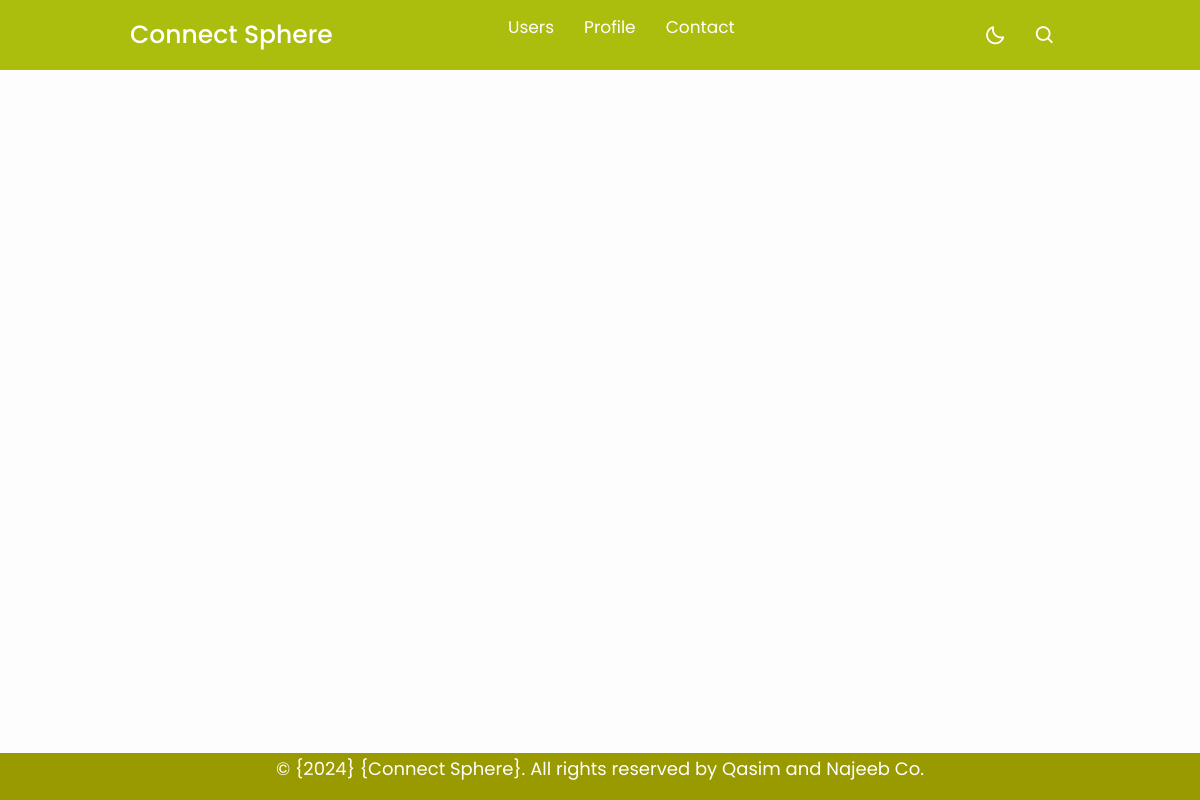
Page /posts/UserPost/1/ (signed in) on the earlier database version.
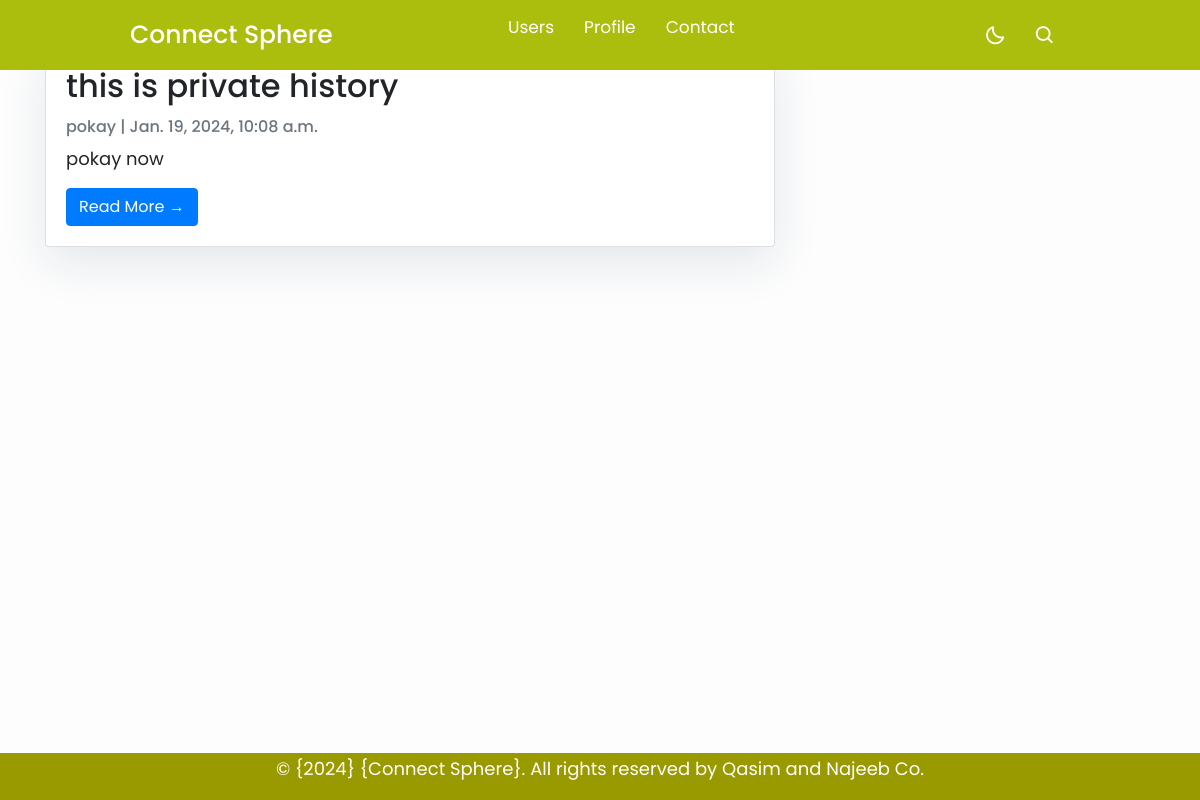
Same page on the later database version.
### posts/models.py (models this page shows, shortened)
class Post(models.Model):
    title        = models.CharField(max_length=255)
    content      = models.TextField()
    like         = models.ManyToManyField(User, related_name='likes', blank= True, null= True)
    shared_user  = models.ForeignKey(User, on_delete=models.CASCADE, null= True)
    created_on   = models.DateTimeField(default=timezone.now)
    shared_on    = models.DateTimeField(default=timezone.now)
    image        = models.ImageField(upload_to='post_pic', blank=True, null=True)
    is_private   = models.BooleanField(default= False)

### posts/views.py (the view)
# urls.py: path('UserPost/<pk>/', UserPost.as_view(), name='UserPost'),
class UserPost(ListView):
    model = Post
    template_name = 'posts/Userposts.html'
    feilds = '__all__'
    def get_queryset(self):
        return Post.objects.filter(shared_user=self.request.user)

### posts/templates/posts/Userposts.html (shortened to what this page needs)
{% extends "base.html" %}
{% block content %}
<div class="container">
    <div class="row">
        <div class="col-md-8 mt-3 left">
            {% for object in object_list  %}
            <div class="card mb-4">
                <div class="card-body">
                    <h2 class="card-title">{{object.title}}</h2>
                    <p class="card-text text-muted h6">{{object.content|slice:":5" }} | {{object.created_on}} </p>
                    <p class="card-text">{{object.content }}</p>
                    <a href="{% url 'posts:post_detail' object.id %}" class="btn btn-primary">Read More &rarr;</a>
                </div>
            </div>
            {% endfor %}
    </div>
</div>
{%endblock%}

Differences in the rows shown:
now on this page (row edited): Post: title "this is private history", content "pokay", created_on "Jan. 19, 2024, 10:08 a.m.", content "pokay now"
